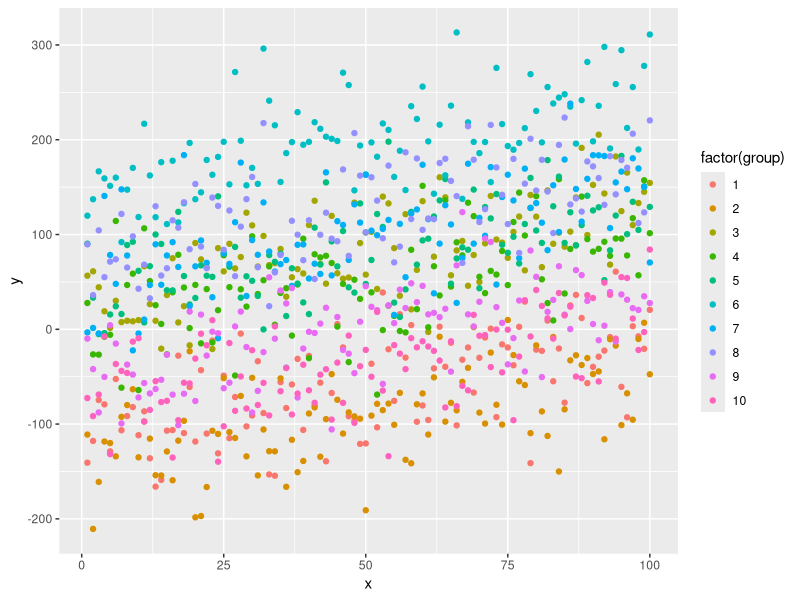

The R source for this figure: (Note: this script raises an error after producing the figure.)
library(arm)
library(ggplot2)

#random intercepts
group_int <- rnorm(10,0,100)

#create a data frame
adf <- data.frame(expand.grid(x=1:100, group = 1:10))

#y with a random intercept
adf$y <- rnorm(nrow(adf), adf$x+group_int[adf$group], 40)

#show the data visualizing the random intercept
qplot(x,y,data=adf, color=factor(group))

#model it
E1 <- lmer (y ~ x + (1 | group), data=adf)

#what did we get?
display(E1)

#simulated data to generate predictions
E1.sim <- sim(E1)

new_df <- data.frame(x=rnorm(100, 50,20), group=round(runif(100, 1,10)))

#now, different prediction types with different things included...
new_df$y_fixed <- fixef(E1.sim)[,1] +  fixef(E1.sim)[,2]*new_df$x
new_df$y_fixed_error <- rnorm(100, new_df$y_fixed, sigma.hat(E1.sim)) #could also have just gotten it from model
#new_df$y_with_ran <- new_df$y_fixed + ranef(E1)$group[new_df$group,1] #could also have done this with ranef(E1.sim) but it's complicated
new_df$y_with_ran <- new_df$y_fixed + sapply(1:100, function(i) a[[1]][i, new_df$group[1], 1]) #could also have done this with ranef(E1.sim) but it's complicated
new_df$y_with_ran_error <- rnorm(100, new_df$y_with_ran, sigma.hat(E1.sim)) #could also have done this with ranef(E1.sim) but it's complicated
